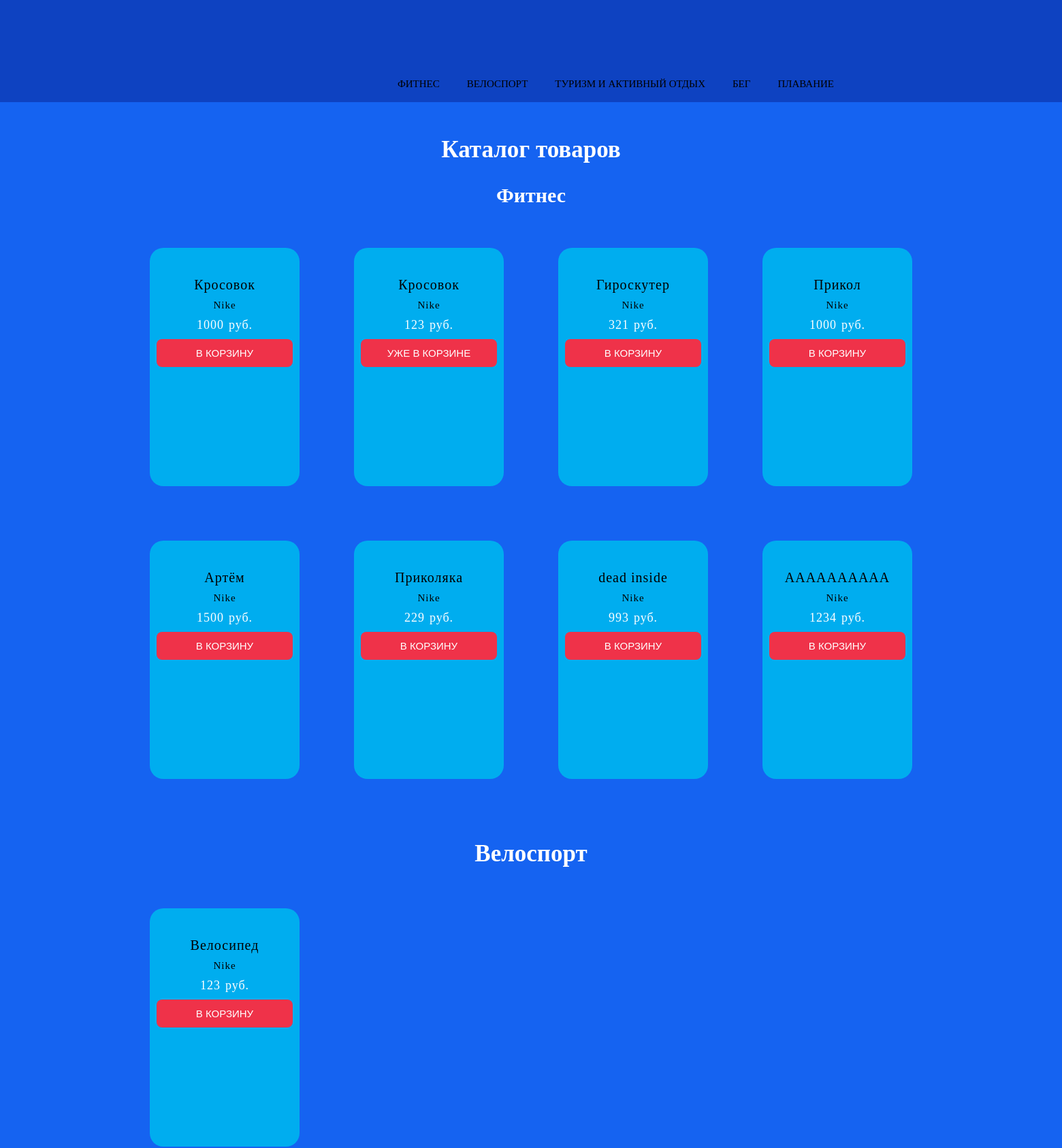
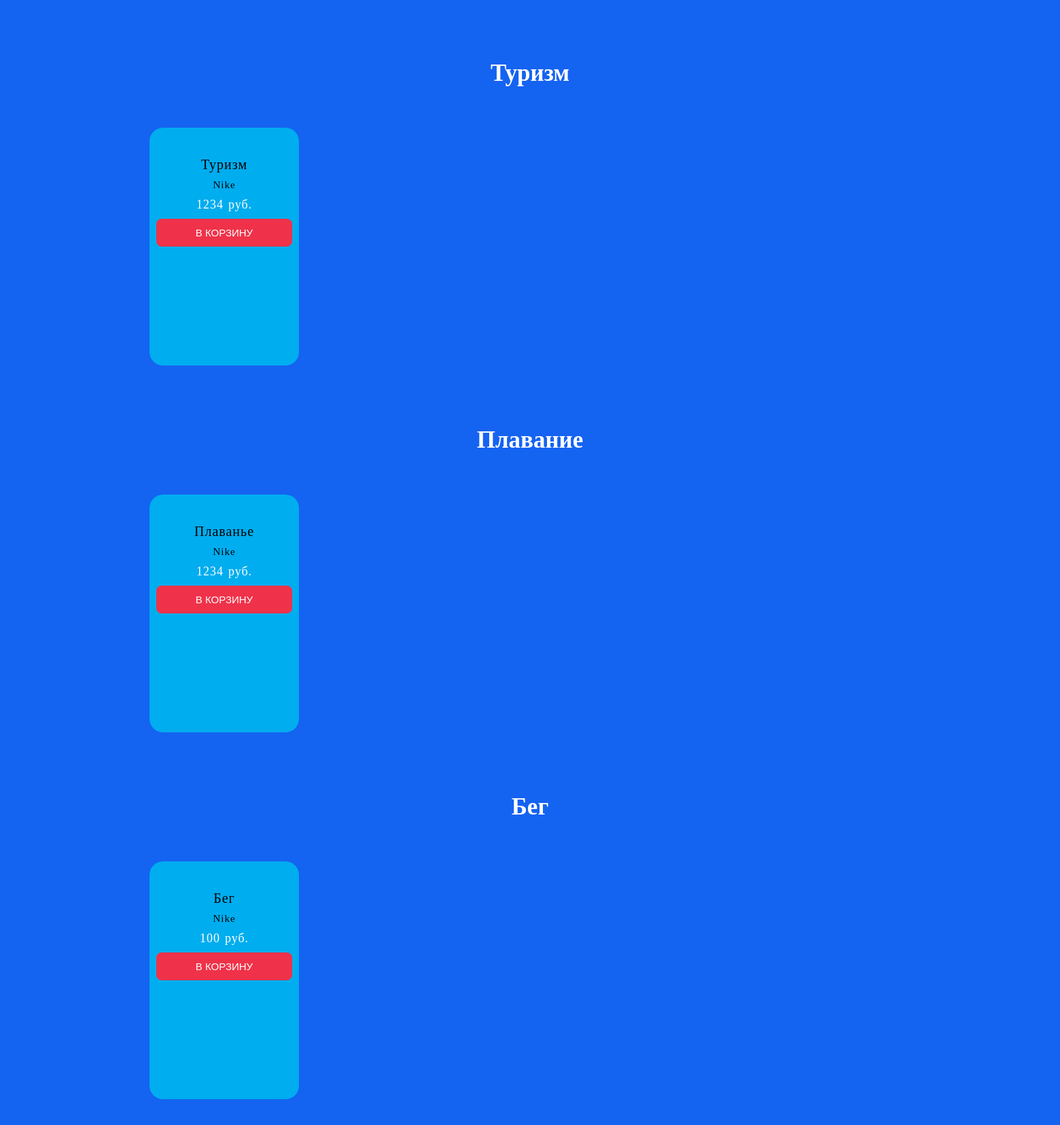
The page /catalog.php?cart_id=4 (upper part) on the database its author committed (2 pictures, top to bottom).
### tables this page shows
CREATE TABLE `products` (
  `id` int NOT NULL,
  `image` varchar(255) NOT NULL,
  `title` varchar(255) NOT NULL,
  `price` varchar(255) NOT NULL,
  `brand` varchar(255) NOT NULL,
  `description` varchar(255) NOT NULL,
  `category` varchar(255) NOT NULL
);

### catalog.php (the view, shortened to what this page needs)
<?
include("db.php");
?>
<!DOCTYPE html>
<html lang="en">
<head>
  <link rel="stylesheet" href="css/catalog.css">
</head>
<body>
  <div class="prst">
    </div>
    <div class="content">
   <div class="container">
      <div class="heading">
          <nav class="nav1">
          <ul class="section">
        <li>
            <a href="#fitness">Фитнес</a>
       </li>
       <li>
         <a href="#vel">Велоспорт</a>
       </li>
       <li>
         <a href="#tur">Туризм и активный отдых</a>
       </li>
       <li>
         <a href="#run">Бег</a>
       </li>
       <li>
         <a href="#swim">Плавание</a>
       </li>
          </ul>
        </nav>
      </div>
    </div>
</div>
  <div class="catalog-main">
    <div class="catalog-block">
      <h3 class="catalog-name">Каталог товаров</h3>
      <div class="fitnes_block" id="fitness">
        <h4 class="catalog-title">Фитнес</h4>
        <?
        $str_out_good = "SELECT * FROM `products` WHERE `category` = 1";
        $run_out_good =  mysqli_query($connect, $str_out_good);
        while ($out_good = mysqli_fetch_array($run_out_good)) {
        ?>
          <a class="catalog-href" href="good_page.php?cart_id=<? echo $out_good['id'] ?>"  >
            <article class="card">
              <div class="card-name"><? echo  $out_good['title']; ?><div class="brand-name"><? echo  $out_good['brand']; ?></div>
              </div>
              <div class="card-price"><? echo  $out_good['price']; ?><div class="rub">руб.</div>
              </div>
              <?
              if ($_SESSION['cart']) {
                if (in_array($out_good['id'], $_SESSION['cart'])) {
              ?>
                  <a href="cart.php"><button class="card-btn">Уже в корзине</button></a>
                <?
                } else {
                ?>
                  <a href="?cart_id=<? echo $out_good['id'] ?>">
                    <button class="card-btn">В корзину</button>
                  </a>
                <?
                }
              } else {
                ?>
                <a href="?cart_id=<? echo $out_good['id'] ?>">
                  <button class="card-btn">В корзину</button>
                </a>
              <?
              }
              ?>
            </article>
          </a><?
            }
              ?>
      </div>
      <div class="fitnes_block">
        <h4 class="catalog-name" id="vel">Велоспорт</h4>
        <?
        $str_out_good = "SELECT * FROM `products` WHERE `category` = 2";
        $run_out_good =  mysqli_query($connect, $str_out_good);
        while ($out_good = mysqli_fetch_array($run_out_good)) {
        ?>
          <a class="catalog-href" href="good_page.php?cart_id=<? echo $out_good['id'] ?>">
            <article class="card">
              <div class="card-name"><? echo  $out_good['title']; ?><div class="brand-name"><? echo  $out_good['brand']; ?></div>
              </div>
              <div class="card-price"><? echo  $out_good['price']; ?><div class="rub">руб.</div>
              </div>
              <?
              if ($_SESSION['cart']) {
                if (in_array($out_good['id'], $_SESSION['cart'])) {
              ?>
                  <a href="cart.php"><button class="card-btn">Уже в корзине</button></a>
                <?
                } else {
                ?>
                  <a href="?cart_id=<? echo $out_good['id'] ?>">
                    <button class="card-btn">В корзину</button>
                  </a>
                <?
                }
              } else {
                ?>
                <a href="?cart_id=<? echo $out_good['id'] ?>">
                  <button class="card-btn">В корзину</button>
                </a>
              <?
              }
              ?>
            </article>
          </a><?
            }
              ?>
      </div>
      <div class="fitnes_block">
        <h4 class="catalog-name" id="tur">Туризм</h4>
        <?
        $str_out_good = "SELECT * FROM `products` WHERE `category` = 3";
        $run_out_good =  mysqli_query($connect, $str_out_good);
        while ($out_good = mysqli_fetch_array($run_out_good)) {
        ?>
          <a class="catalog-href" href="good_page.php?cart_id=<? echo $out_good['id'] ?>">
            <article class="card">
              <div class="card-name"><? echo  $out_good['title']; ?><div class="brand-name"><? echo  $out_good['brand']; ?></div>
              </div>
              <div class="card-price"><? echo  $out_good['price']; ?><div class="rub">руб.</div>
              </div>
              <?
              if ($_SESSION['cart']) {
                if (in_array($out_good['id'], $_SESSION['cart'])) {
              ?>
                  <a href="cart.php"><button class="card-btn">Уже в корзине</button></a>
                <?
                } else {
                ?>
                  <a href="?cart_id=<? echo $out_good['id'] ?>">
                    <button class="card-btn">В корзину</button>
                  </a>
                <?
                }
              } else {
                ?>
                <a href="?cart_id=<? echo $out_good['id'] ?>">
                  <button class="card-btn">В корзину</button>
                </a>
              <?
              }
              ?>
            </article>
          </a><?
            }
              ?>
      </div>
      <div class="fitnes_block">
        <h4 class="catalog-name" id="swim">Плавание</h4>
        <?
        $str_out_good = "SELECT * FROM `products` WHERE `category` = 4";
        $run_out_good =  mysqli_query($connect, $str_out_good);
        while ($out_good = mysqli_fetch_array($run_out_good)) {
        ?>
          <a  class="catalog-href" href="good_page.php?cart_id=<? echo $out_good['id'] ?>">
            <article class="card">
              <div class="card-name"><? echo  $out_good['title']; ?><div class="brand-name"><? echo  $out_good['brand']; ?></div>
              </div>
              <div class="card-price"><? echo  $out_good['price']; ?><div class="rub">руб.</div>
              </div>
              <?
              if ($_SESSION['cart']) {
                if (in_array($out_good['id'], $_SESSION['cart'])) {
              ?>
                  <a href="cart.php"><button class="card-btn">Уже в корзине</button></a>
                <?
                } else {
                ?>
                  <a href="?cart_id=<? echo $out_good['id'] ?>">
                    <button class="card-btn">В корзину</button>
                  </a>
                <?
                }
              } else {
                ?>
                <a href="?cart_id=<? echo $out_good['id'] ?>">
                  <button class="card-btn">В корзину</button>
                </a>
              <?
              }
              ?>
            </article>
          </a><?
            }
              ?>
      </div>
      <div class="fitnes_block">
        <h4 class="catalog-name" id="run">Бег</h4>
        <?
        $str_out_good = "SELECT * FROM `products` WHERE `category` = 5";
        $run_out_good =  mysqli_query($connect, $str_out_good);
        while ($out_good = mysqli_fetch_array($run_out_good)) {
        ?>
          <a class="catalog-href" href="good_page.php?cart_id=<? echo $out_good['id'] ?>">
            <article class="card">
              <div class="card-name"><? echo  $out_good['title']; ?><div class="brand-name"><? echo  $out_good['brand']; ?></div>
              </div>
              <div class="card-price"><? echo  $out_good['price']; ?><div class="rub">руб.</div>
              </div>
              <?
              if ($_SESSION['cart']) {
                if (in_array($out_good['id'], $_SESSION['cart'])) {
              ?>
                  <a href="cart.php"><button class="card-btn">Уже в корзине</button></a>
                <?
                } else {
                ?>
                  <a href="?cart_id=<? echo $out_good['id'] ?>">
                    <button class="card-btn">В корзину</button>
                  </a>
                <?
                }
              } else {
                ?>
                <a href="?cart_id=<? echo $out_good['id'] ?>">
                  <button class="card-btn">В корзину</button>
                </a>
              <?
              }
              ?>
            </article>
          </a><?
            }
              ?>
      </div>
    </div>
</body>
</html>

### catalog.css (style rules this page uses)
* { padding: 0 auto; margin: 0 auto; }
.container { width: 1400px; margin: 0 auto; }
nav { float: right; padding-top: 40px; margin-right: 100px; }
.catalog-main { width: 100%; height: 100%; background: #1563F1; }
.catalog-block { width: 1400px; height: 100%; background: #1563F1; }
.fitnes_block { display: flex; flex-wrap: wrap; margin: 0px 100px 0px 100px; }
h4 { width: 100%; margin-bottom: 20px; }
.prst { width: 100%; height: 100px; background: #0e42c1; }
.content { background: #0e42c1; height: 50px; width: 100%; }
.nav1 { float: right; padding: 15px; margin-right: 200px; }
.section { padding: 0; margin: 0; display: block; }
.section li { float: left; display: block; margin-right: 40px; font-size: 15px; }
.section li a { color: #000; text-decoration: none; text-transform: uppercase; font-family: monseratVAR; }
.catalog-href { text-decoration:none; }
.card { width: 220px; height: 350px; background-color: #00adef; color: #fff; border-radius: 20px; font-weight: 500; text-align: center; letter-spacing: 1px; text-decoration: none; flex-wrap: wrap; margin: 40px; padding-bottom: 20px; box-sizing: border-box; }
.card-name { font-size: 17px; margin-top: 25px; text-decoration: none; }
.card-price { font-size: 15px; margin: 10px 0 10px; display: flex; }
.card-btn { border: none; cursor: pointer; background-color: #ef3249; padding: 12px 20px; width: 200px; color: #fff; text-transform: uppercase; font-size: 15px; border-radius: 8px; }
.catalog-name { text-align: center; color: #fff; font-size: 35px; padding-top: 50px; font-family: monseratVAR; }
.catalog-title { text-align: center; color: #fff; font-size: 30px; padding-top: 30px; font-family: monseratVAR; }
.card-name { display: block; font-size: 20px; font-family: ralewayB; color: #000; }
.brand-name { margin-top: 10px; font-size: 15px; font-family: monseratIT; }
.card-price { display:inline-flex; font-size: 18px; color:#fff; }
.rub { margin-left: 7px; font-size: 18px; }

### rows shown on the page
products: title "Кросовок", brand "Nike", price "1000"
products: title "Кросовок", brand "Nike", price "123", shows "УЖЕ В КОРЗИНЕ"
products: title "Гироскутер", brand "Nike", price "321"
products: title "Прикол", brand "Nike", price "1000"
products: title "Артём", brand "Nike", price "1500"
products: title "Приколяка", brand "Nike", price "229"
products: title "dead inside", brand "Nike", price "993"
products: title "AAAAAAAAAA", brand "Nike", price "1234"
products: title "Велосипед", brand "Nike", price "123"
products: title "Туризм", brand "Nike", price "1234"
products: title "Плаванье", brand "Nike", price "1234"
products: title "Бег", brand "Nike", price "100"
